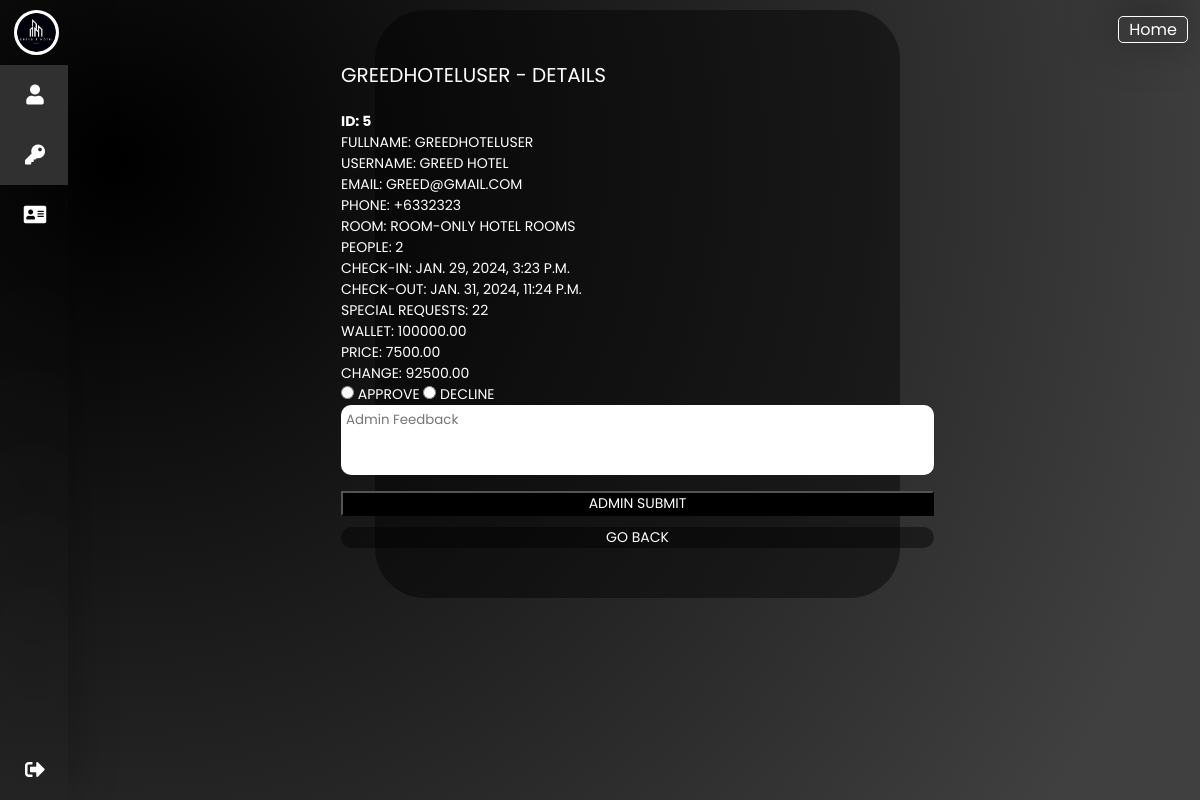
Page /user/showreserve/47 (signed in) on the committed database.
### hotel/models.py (models this page shows, shortened)
class User(AbstractUser):
    user_number = models.PositiveIntegerField(unique=True, null=True, blank=True)
    isAdmin = models.BooleanField('Is Admin', default=False)
    isCustomer = models.BooleanField('Is Customer', default=False)
    isEmployee = models.BooleanField('Is Employee', default=False)
    full_name = models.CharField(max_length=500, null=True, blank=True)
    username = models.CharField(max_length=500, unique=True)
    email = models.EmailField( unique=True)
    phone = models.CharField(max_length=100, null=True, blank=True)
    gender = models.CharField(max_length=20, choices=GENDER, default="Other")
    country = models.CharField(max_length=100, null=True, blank=True)
    city = models.CharField(max_length=100, null=True, blank=True)
    address = models.CharField(max_length=1000, null=True, blank=True)
    profile_picture = models.ImageField(upload_to="images/", default="images/id.jpg", null=True, blank=True)
    identity_type = models.CharField(max_length=200, choices=IDENTITY_TYPE, null=True, blank=True)
    identity_image = models.ImageField(upload_to="image/", default="images/id.jpg", null=True, blank=True)
    facebook = models.URLField(null=True, blank=True)
    twitter = models.URLField(null=True, blank=True)
    wallet = MoneyField(max_digits=12, decimal_places=2, default_currency='PHP', default=500000.00)
    verified = models.BooleanField(default=False)
    guest = models.BooleanField(default=False)
    otp = models.CharField(max_length=100, null=True, blank=True)
    USERNAME_FIELD = 'email'
    REQUIRED_FIELDS = ['username']

class Reservation(models.Model):
    booking_number = models.PositiveIntegerField(unique=True, null=True, blank=True)
    username = models.CharField(max_length=500, null=True, blank=True)
    full_name = models.CharField(max_length=500, null=True, blank=True)
    email = models.EmailField(null=True, blank=True)
    phone = models.CharField(max_length=100, null=True, blank=True)
    room = models.CharField(max_length=100)
    reservation_date = models.DateTimeField(null=True, blank=True)
    reservation_date_out = models.DateTimeField(null=True, blank=True,)
    party_size = models.PositiveIntegerField(null=True, blank=True)
    special_requests = models.TextField(blank=True)
    wallet = MoneyField(max_digits=12, decimal_places=2, default_currency='PHP', default=0.00)
    price = MoneyField(max_digits=12, decimal_places=2, default_currency='PHP', default=0.00)
    change = MoneyField(max_digits=12, decimal_places=2, default_currency='PHP', default=0.00)
    approval_status = models.BooleanField("approve", default=False)
    approval_comment = models.CharField(max_length=100, default="Waiting for Approval")
    checked = models.BooleanField("admin checked", default=False)
    user = models.ForeignKey(User, on_delete=models.CASCADE, null=True, blank=True)
    USERNAME_FIELD = 'username'
    def __str__(self):
        if self.full_name:
            return f"{self.full_name}"
        else:
            return f"{self.user.username}"

### hotel/views.py (the view, shortened to what this page needs)
# urls.py: path('showreserve/<booking_id>', views.ShowReserve, name='showreserve'),
@login_required(login_url='/user/login/')
def ShowReserve(request, booking_id):
    reservations_show = Reservation.objects.get(pk=booking_id)
    form = Approval(request.POST or None, instance=reservations_show)
    return render(request, 'hotel/showreserve.html', {'reservations_show': reservations_show, 'form': form})

### hotel/forms.py
class Approval(forms.ModelForm):
    class Meta(Reservation):
        model = Reservation
        fields = ['approval_status', 'approval_comment']

### templates/hotel/showreserve.html (shortened to what this page needs)
{% extends 'partials/base.html' %}
{% load static %}
{% block content %}
{% load crispy_forms_tags %}
<div class="celsomove">
    <div class="move">
    <div class="card text-white bg-primary mb-3" style="max-width: 100%;">
        <div class="card-header">{{ reservations_show }} - Details</div>
        <br/>
        <div class="card-body">
        <h4 class="card-title">ID: {{ reservations_show.booking_number }}</h4>
        <p class="card-text">Fullname: {{ reservations_show.full_name }}</p>
        <p class="card-text">Username: {{ reservations_show.username }}</p>
        <p class="card-text">Email: {{ reservations_show.email }}</p>
        <p class="card-text">Phone: {{ reservations_show.phone }}</p>
        <p class="card-text">Room: {{ reservations_show.room }}</p>
        <p class="card-text">People: {{ reservations_show.party_size }}</p>
        <p class="card-text">Check-In: {{ reservations_show.reservation_date }}</p>
        <p class="card-text">Check-Out: {{ reservations_show.reservation_date_out }}</p>
        <p class="card-text">Special Requests: {{ reservations_show.special_requests }}</p>
        <p class="card-text">Wallet: {{ reservations_show.wallet }}</p>
        <p class="card-text">Price: {{ reservations_show.price }}</p>
        <p class="card-text">Change: {{ reservations_show.change }}</p>
        <form method="POST">
            <label for="approved">
                <input type="radio" id="approved" name="approval_status" value="approved">
                Approve
            </label>
            <label for="declined">
                <input type="radio" id="declined" name="approval_status" value="declined">
                Decline
            </label>
            <br/>
            <textarea style="resize: none; border: 5px solid #fff; border-radius: 10px; color: black;" placeholder="Admin Feedback" id="approval_comment" name="approval_comment" rows="3" cols="50" required></textarea>
            <br/>
            <button class="celso2" type="submit">ADMIN SUBMIT</button>
            <br/>
        </form>
        <a href="{% url 'hotel:listreserve' %}" class="celso">GO BACK</button>
        </div>
    </div>
</div>
</div>
{% endblock content %}

### templates/partials/base.html (shortened to what this page needs)
{% load static %}
<!DOCTYPE html>
<html>
<head>
    <link rel="stylesheet" href="{% static 'css/nav.css' %}"/>
    <link rel="stylesheet" href="{% static 'css/dropdown.css' %}"/>
    <link rel="stylesheet" href="{% static 'css/message.css' %}"/>
    <link rel="stylesheet" href="https://cdnjs.cloudflare.com/ajax/libs/font-awesome/5.15.4/css/all.min.css"/>
</head>
<body>
    <a class="home" href="{% url 'greedhotel:home' %}">Home</a>
    <nav>
        <ul>
            {% if request.user.isAdmin == True %}
            <li>
                <a class="logo" href="#">{{ request.user.username }}</a>
                {% if request.user.profile_picture %}
                    <img class="profile" src="{{request.user.profile_picture.url}}" alt="">
                {% else %}
                    <img class="profile" src="" alt="">
                {% endif %}
            <li><a href="{% url 'hotel:book' %}">
                <i class="fas fa-hotel"></i>
            </a></li>
            <li><a href="{% url 'hotel:contactus' %}">
                <i class="fas fa-phone"></i>
            </a></li>
            <li><a href="{% url 'hotel:aboutus' %}">
                <i class="fas fa-address-card"></i>
            </a></li>
            </li>
            <li class="logout"><a  href="{% url 'hotel:logout' %}">
                <i class="fas fa-sign-out-alt"></i>
            </a></li>
            {% endif %}
        </ul>
    </nav>
    <section class="banner">
        <div class="celso">
            {% block content %}
            {% endblock %}
        </div>
    </section>
</body>
</html>

### static/css/nav.css (style rules this page uses)
* { margin: 0; padding: 0; box-sizing:border-box; font-family: 'Poppins', sans-serif; text-decoration: none; }
body { background: radial-gradient(circle at 10% 20%, rgb(0, 0, 0) 0%, rgb(64, 64, 64) 90.2%); min-height: 100vh; background-size: cover; }
nav { color: black; position: fixed; top: 0; bottom: 0; height: 100%; left: 0; backdrop-filter: blur(100px); width: 68px; overflow: hidden; transition: width 0.2s linear; box-shadow: 0 -10px 50px rgba(0, 0, 0, 0.3); z-index: 99999999999; }
.logo { height: 65px; text-align: center; display: flex; transition: all 0.5s ease; }
.profile { margin-left: -8px; margin-top: -4px; width: 40px; height: 40px; border: 50%; }
.logo { font-weight: 300; padding-left: 80px; font-size: 18px; padding-top: 18px; }
li a { position: relative; color: rgb(255, 255, 255); font-size: 14px; display: table; width: 300px; padding: 10px; }
nav .fas { position: relative; width: 50px; height: 40px; top: 10px; font-size: 20px; text-align: center; }
li .profile { background: white; border: 3px solid #fff; border-radius: 50%; position: fixed; width: 45px; height: 45px; top: 14px; left: 22px; }
.logout { position: absolute; bottom: 0; }

### templates/partials/base.html (style rules this page uses)
.home { text-align: center; position: fixed; top: 2%; right: 1%; color: white; border: 1px solid white; border-radius: 5px; width: 70px; transition: 0.5s ease; z-index: 99999999999; box-shadow: 0 -10px 50px rgba(0, 0, 0, 0.5); }

### templates/hotel/showreserve.html (style rules this page uses)
* { color: rgb(255, 255, 255); }
.banner { padding-left: 75px; }
body { padding:10px 300px 0 300px; }
.move { margin-top: 50px; margin-bottom: 50px; color: #000000; }
.celso { font-size: 0.875rem; text-transform: uppercase; color:#ffffff; border-radius: 50px; background-color: rgba(0, 0, 0, 0.445); display: flex; position: relative; align-content: center; justify-content: center; }
.celso2 { width: 100%; top: 10px; height: 25px; font-size: 0.875rem; text-transform: uppercase; color:#ffffff; background-color: black; display: flex; position: relative; align-content: center; justify-content: center; }
.card-header { font-size: 20px; }

### rows in the picture
User: user.profile_picture (picture)
Reservation: full_name "GREEDHOTELUSER", booking_number "5", username "GREED HOTEL", email "GREED@GMAIL.COM", phone "+6332323", room "ROOM-ONLY HOTEL ROOMS", party_size "2", reservation_date "JAN. 29, 2024, 3:23 P.M.", reservation_date_out "JAN. 31, 2024, 11:24 P.M.", special_requests "22", wallet "100000.00", price "7500.00", change "92500.00"
